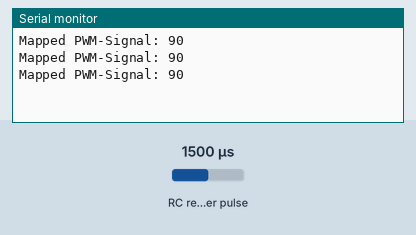
Bench run of a sketch on a simulated Arduino Uno, built with avr-gcc and run on an emulated ATmega328P. Shown: the last lines printed to the serial monitor. Wiring (inferred from the names in the program): RC receiver channel: data pin 9. Inputs (shaded band) come from the test bench; at power-on: RC receiver pulse 1500 µs.

Above: at 1.2 s.
1.3 s: RC receiver pulse (sensor on pin 9) set to 1020 µs
At 1.71 s:
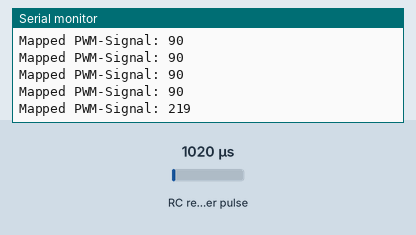
2.8 s: RC receiver pulse (sensor on pin 9) set to 1250 µs
At 2.91 s:
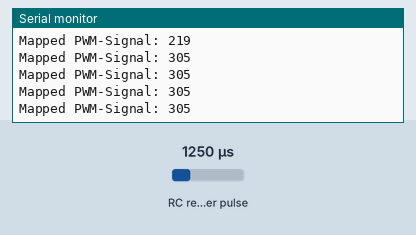
Timing chart, 0 to 5.8 s (numbered marks = the images above; inputs shaded):
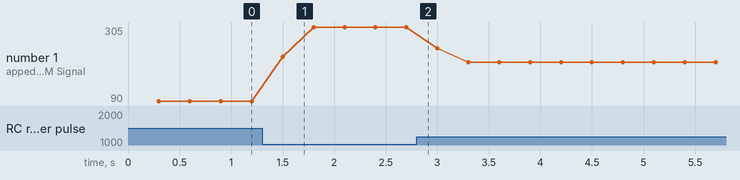

Measured:
- after the input at 1.3 s, the serial monitor: prints a new line after 0.20 s (image 1)
- plotted number 1: 90 → 305 after the input at 1.3 s, 305 → 202 after the input at 2.8 s

The sketch:

Controller-Calibrator.ino
```cpp
const int tolerance = 7;      //tolaranze value for inputs
const int minPwmSignal = 0;   //min PWM-signal strength
const int maxPwmSignal = 255; //max PWM-signal strength

const int multiplier = 10000;                 //multiplier for movement inputs
const int maxBackward = 0.0566 * multiplier;  //input on max backwards speed
const int noMovement = 0.0852 * multiplier;   //input on no movement speed
const int maxForward = 0.1101 * multiplier;   //input on max forward speed

const int numberOfSpeedSamples = 5;
float avgSpeedPercentage[numberOfSpeedSamples];
int i = 0;

const int controllerInputPin = 9;


void setup() {
  pinMode(controllerInputPin, INPUT);;
  Serial.begin(9600);
}

/**
   Map a given int value to a PWM-Signal for speed information
*/
int mapToPwmSignal(int value, int minValue, int maxValue) {
  int mappedPwmSignal = map(value, minValue, maxValue, minPwmSignal, maxPwmSignal);
  Serial.print("Mapped PWM-Signal: ");
  Serial.println(mappedPwmSignal);
  if (mappedPwmSignal <= tolerance) mappedPwmSignal = 0;
  return min(mappedPwmSignal, maxPwmSignal);
}
/**
  Determin wether the signal is a forward or backward moving
*/
void writeSpeed(float value) {
  int intValue = (int) (value * multiplier);
  int mappedPwmSignal;
  if (intValue < noMovement) {
    //Move backward
    mappedPwmSignal = mapToPwmSignal(intValue, noMovement, maxBackward);
    return;
  }

  //Move forward
  mappedPwmSignal = mapToPwmSignal(intValue, noMovement, maxForward);
}

void calibrateController() {
  //save a few samples into an array
  float highLowPercentages[numberOfSpeedSamples];
  for (int i = 0; i < numberOfSpeedSamples; ++i) {
    float high = pulseIn(controllerInputPin, HIGH);
    float low = pulseIn(controllerInputPin, LOW);
    highLowPercentages[i] = high / (high + low);
  }

  //Calculate average
  float averageHighLowPercentage = 0;
  for (int i = 0; i < numberOfSpeedSamples; ++i) {
    averageHighLowPercentage += highLowPercentages[i];
  }
  averageHighLowPercentage /= numberOfSpeedSamples;

  writeSpeed(averageHighLowPercentage);
}


void loop() {
  calibrateController();
}
```
